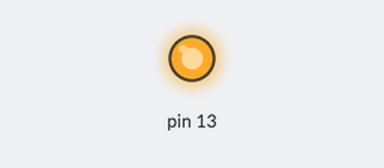
Bench run of a sketch on a simulated Arduino Uno, built with avr-gcc and run on an emulated ATmega328P. On the bench: output pins drawn as LEDs (lit = HIGH).

Above: at 0.5 s.
At 5.0 s:
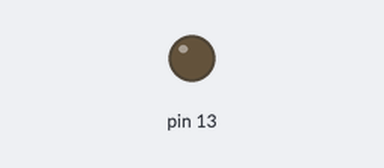
Timing chart, 0 to 6.9 s (numbered marks = the images above):
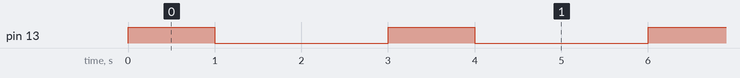

Measured:
- by itself, pin 13: alternates HIGH for 1.0 s and LOW for 2.0 s

The sketch:

aula04_atvd01.ino
```cpp
/* Definicao da variavel do tempo do led ligado (ms) */
int timer_on  = 1000;

/* Definicao da variavel do tempo do led desligado (ms)  */
int timer_off = 2000;

void setup()
{
  /* Configuracao do pino PB5 como saida digital, */
  /* DDRB = Data Direction Register B */
  DDRB |= (1 << PB5);
}

void loop()
{
  /* Poe o pino PB5 em nivel logico alto */
  PORTB |= (1 << PB5);

  /* Faz com que o led se mantenha aceso por timer_on (ms) */
  delay(timer_on);

  /* Poe o pino PB5 em nivel logico baixo */
  PORTB &= ~(1 << PB5);

  /* Mantem o led desligado pelo tempo timer_off (ms) */
  delay(timer_off);
}
```
